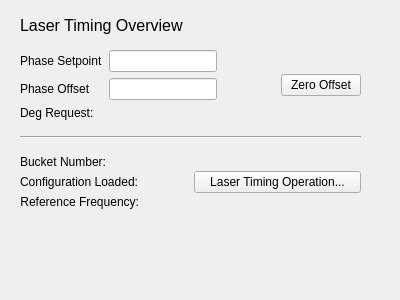
<?xml version="1.0" encoding="UTF-8"?>
<ui version="4.0">
 <class>Form</class>
 <widget class="QWidget" name="Form">
  <property name="geometry">
   <rect>
    <x>0</x>
    <y>0</y>
    <width>400</width>
    <height>300</height>
   </rect>
  </property>
  <property name="windowTitle">
   <string>Form</string>
  </property>
  <widget class="QWidget" name="verticalLayoutWidget">
   <property name="geometry">
    <rect>
     <x>20</x>
     <y>40</y>
     <width>341</width>
     <height>181</height>
    </rect>
   </property>
   <layout class="QVBoxLayout" name="verticalLayout">
    <item>
     <layout class="QHBoxLayout" name="horizontalLayout">
      <item>
       <layout class="QFormLayout" name="formLayout">
        <item row="0" column="0">
         <widget class="PyDMLabel" name="PyDMLabel">
          <property name="toolTip">
           <string/>
          </property>
          <property name="text">
           <string>Phase Setpoint</string>
          </property>
         </widget>
        </item>
        <item row="1" column="0">
         <widget class="PyDMLabel" name="PyDMLabel_2">
          <property name="toolTip">
           <string/>
          </property>
          <property name="text">
           <string>Phase Offset</string>
          </property>
         </widget>
        </item>
        <item row="2" column="0">
         <widget class="PyDMLabel" name="PyDMLabel_3">
          <property name="toolTip">
           <string/>
          </property>
          <property name="text">
           <string>Deg Request:</string>
          </property>
         </widget>
        </item>
        <item row="0" column="1">
         <widget class="PyDMLineEdit" name="phaseSPControl">
          <property name="toolTip">
           <string/>
          </property>
         </widget>
        </item>
        <item row="1" column="1">
         <widget class="PyDMLineEdit" name="phaseOffsetControl">
          <property name="toolTip">
           <string/>
          </property>
         </widget>
        </item>
        <item row="2" column="1">
         <widget class="PyDMLabel" name="degReqCalcLabel">
          <property name="toolTip">
           <string/>
          </property>
         </widget>
        </item>
       </layout>
      </item>
      <item>
       <spacer name="horizontalSpacer">
        <property name="orientation">
         <enum>Qt::Horizontal</enum>
        </property>
        <property name="sizeHint" stdset="0">
         <size>
          <width>40</width>
          <height>20</height>
         </size>
        </property>
       </spacer>
      </item>
      <item>
       <widget class="PyDMPushButton" name="zeroOffsetButton">
        <property name="toolTip">
         <string/>
        </property>
        <property name="text">
         <string>Zero Offset</string>
        </property>
       </widget>
      </item>
     </layout>
    </item>
    <item>
     <widget class="Line" name="line">
      <property name="orientation">
       <enum>Qt::Horizontal</enum>
      </property>
     </widget>
    </item>
    <item>
     <layout class="QHBoxLayout" name="horizontalLayout_2">
      <item>
       <layout class="QFormLayout" name="formLayout_2">
        <item row="0" column="0">
         <widget class="PyDMLabel" name="PyDMLabel_5">
          <property name="toolTip">
           <string/>
          </property>
          <property name="text">
           <string>Bucket Number:</string>
          </property>
          <property name="alignment">
           <set>Qt::AlignRight|Qt::AlignTrailing|Qt::AlignVCenter</set>
          </property>
         </widget>
        </item>
        <item row="0" column="1">
         <widget class="PyDMLabel" name="bucketNumberLabel">
          <property name="toolTip">
           <string/>
          </property>
         </widget>
        </item>
        <item row="1" column="0">
         <widget class="PyDMLabel" name="PyDMLabel_7">
          <property name="toolTip">
           <string/>
          </property>
          <property name="text">
           <string>Configuration Loaded:</string>
          </property>
          <property name="alignment">
           <set>Qt::AlignRight|Qt::AlignTrailing|Qt::AlignVCenter</set>
          </property>
         </widget>
        </item>
        <item row="1" column="1">
         <widget class="PyDMLabel" name="configPathLabel">
          <property name="toolTip">
           <string/>
          </property>
         </widget>
        </item>
        <item row="2" column="0">
         <widget class="PyDMLabel" name="PyDMLabel_9">
          <property name="toolTip">
           <string/>
          </property>
          <property name="text">
           <string>Reference Frequency:</string>
          </property>
          <property name="alignment">
           <set>Qt::AlignRight|Qt::AlignTrailing|Qt::AlignVCenter</set>
          </property>
         </widget>
        </item>
        <item row="2" column="1">
         <widget class="PyDMLabel" name="refFreqLabel">
          <property name="toolTip">
           <string/>
          </property>
         </widget>
        </item>
       </layout>
      </item>
      <item>
       <layout class="QVBoxLayout" name="verticalLayout_2">
        <item>
         <widget class="PyDMRelatedDisplayButton" name="laserOpDetailsBtn">
          <property name="toolTip">
           <string/>
          </property>
          <property name="text">
           <string>Laser Timing Operation...</string>
          </property>
          <property name="showIcon" stdset="0">
           <bool>false</bool>
          </property>
          <property name="macros" stdset="0">
           <stringlist/>
          </property>
          <property name="openInNewWindow" stdset="0">
           <bool>true</bool>
          </property>
         </widget>
        </item>
       </layout>
      </item>
     </layout>
    </item>
   </layout>
  </widget>
  <widget class="PyDMLabel" name="PyDMLabel_11">
   <property name="geometry">
    <rect>
     <x>20</x>
     <y>10</y>
     <width>191</width>
     <height>31</height>
    </rect>
   </property>
   <property name="font">
    <font>
     <pointsize>12</pointsize>
    </font>
   </property>
   <property name="toolTip">
    <string/>
   </property>
   <property name="text">
    <string>Laser Timing Overview</string>
   </property>
  </widget>
 </widget>
 <customwidgets>
  <customwidget>
   <class>PyDMLabel</class>
   <extends>QLabel</extends>
   <header>pydm.widgets.label</header>
  </customwidget>
  <customwidget>
   <class>PyDMLineEdit</class>
   <extends>QLineEdit</extends>
   <header>pydm.widgets.line_edit</header>
  </customwidget>
  <customwidget>
   <class>PyDMPushButton</class>
   <extends>QPushButton</extends>
   <header>pydm.widgets.pushbutton</header>
  </customwidget>
  <customwidget>
   <class>PyDMRelatedDisplayButton</class>
   <extends>QPushButton</extends>
   <header>pydm.widgets.related_display_button</header>
  </customwidget>
 </customwidgets>
 <resources/>
 <connections/>
</ui>
